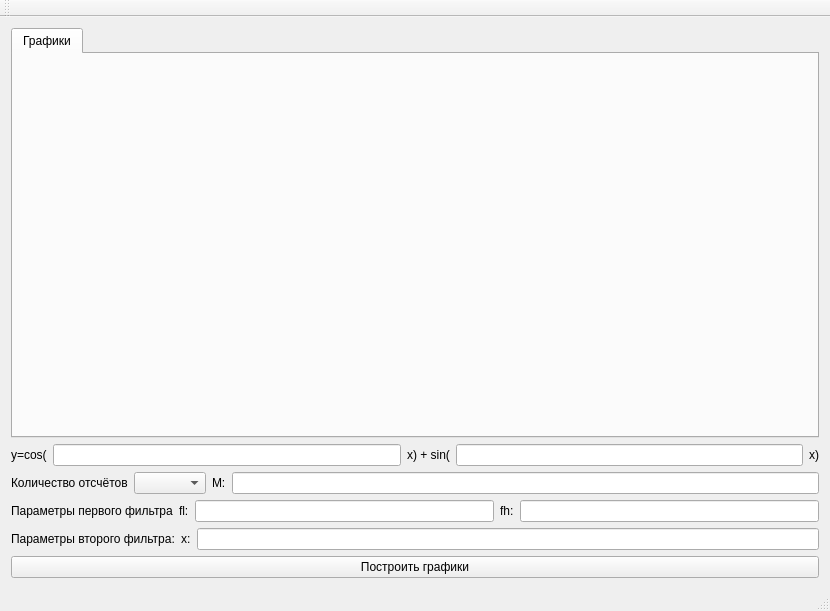
<?xml version="1.0" encoding="UTF-8"?>
<ui version="4.0">
 <class>MainWindow</class>
 <widget class="QMainWindow" name="MainWindow">
  <property name="geometry">
   <rect>
    <x>0</x>
    <y>0</y>
    <width>830</width>
    <height>611</height>
   </rect>
  </property>
  <property name="windowTitle">
   <string>MainWindow</string>
  </property>
  <widget class="QWidget" name="centralWidget">
   <layout class="QVBoxLayout" name="verticalLayout_5">
    <item>
     <widget class="QTabWidget" name="tabWidget">
      <property name="currentIndex">
       <number>0</number>
      </property>
      <widget class="QWidget" name="tab">
       <attribute name="title">
        <string>Графики</string>
       </attribute>
       <layout class="QVBoxLayout" name="verticalLayout">
        <item>
         <widget class="QCustomPlot" name="customPlot_5" native="true"/>
        </item>
        <item>
         <layout class="QHBoxLayout" name="horizontalLayout">
          <item>
           <widget class="QCustomPlot" name="customPlot" native="true"/>
          </item>
          <item>
           <widget class="QCustomPlot" name="customPlot_2" native="true">
            <zorder></zorder>
            <zorder>customPlot</zorder>
           </widget>
          </item>
         </layout>
        </item>
        <item>
         <layout class="QHBoxLayout" name="horizontalLayout_2">
          <item>
           <widget class="QCustomPlot" name="customPlot_3" native="true"/>
          </item>
          <item>
           <widget class="QCustomPlot" name="customPlot_4" native="true">
            <zorder>customPlot_3</zorder>
           </widget>
          </item>
         </layout>
        </item>
       </layout>
       <zorder></zorder>
       <zorder></zorder>
       <zorder>customPlot_5</zorder>
      </widget>
     </widget>
    </item>
    <item>
     <layout class="QHBoxLayout" name="horizontalLayout_3">
      <item>
       <widget class="QLabel" name="label">
        <property name="text">
         <string>y=cos(</string>
        </property>
       </widget>
      </item>
      <item>
       <widget class="QLineEdit" name="lineEdit"/>
      </item>
      <item>
       <widget class="QLabel" name="label_2">
        <property name="text">
         <string>x) + sin(</string>
        </property>
       </widget>
      </item>
      <item>
       <widget class="QLineEdit" name="lineEdit_2"/>
      </item>
      <item>
       <widget class="QLabel" name="label_3">
        <property name="text">
         <string>x)</string>
        </property>
       </widget>
      </item>
     </layout>
    </item>
    <item>
     <layout class="QHBoxLayout" name="horizontalLayout_4">
      <item>
       <widget class="QLabel" name="label_4">
        <property name="text">
         <string>Количество отсчётов</string>
        </property>
       </widget>
      </item>
      <item>
       <widget class="QComboBox" name="comboBox"/>
      </item>
      <item>
       <widget class="QLabel" name="label_5">
        <property name="text">
         <string>M:</string>
        </property>
       </widget>
      </item>
      <item>
       <widget class="QLineEdit" name="lineEdit_3"/>
      </item>
     </layout>
    </item>
    <item>
     <layout class="QHBoxLayout" name="horizontalLayout_10">
      <item>
       <widget class="QLabel" name="label_7">
        <property name="text">
         <string>Параметры первого фильтра</string>
        </property>
       </widget>
      </item>
      <item>
       <widget class="QLabel" name="label_6">
        <property name="text">
         <string>fl:</string>
        </property>
       </widget>
      </item>
      <item>
       <widget class="QLineEdit" name="lineEdit_4"/>
      </item>
      <item>
       <widget class="QLabel" name="label_8">
        <property name="text">
         <string>fh:</string>
        </property>
       </widget>
      </item>
      <item>
       <widget class="QLineEdit" name="lineEdit_5"/>
      </item>
     </layout>
    </item>
    <item>
     <layout class="QHBoxLayout" name="horizontalLayout_11">
      <item>
       <widget class="QLabel" name="label_9">
        <property name="text">
         <string>Параметры второго фильтра:</string>
        </property>
       </widget>
      </item>
      <item>
       <widget class="QLabel" name="label_10">
        <property name="text">
         <string>x:</string>
        </property>
       </widget>
      </item>
      <item>
       <widget class="QLineEdit" name="lineEdit_6"/>
      </item>
     </layout>
    </item>
    <item>
     <layout class="QHBoxLayout" name="horizontalLayout_5">
      <item>
       <widget class="QPushButton" name="pushButton">
        <property name="text">
         <string>Построить графики</string>
        </property>
       </widget>
      </item>
     </layout>
    </item>
   </layout>
  </widget>
  <widget class="QMenuBar" name="menuBar">
   <property name="geometry">
    <rect>
     <x>0</x>
     <y>0</y>
     <width>830</width>
     <height>21</height>
    </rect>
   </property>
  </widget>
  <widget class="QToolBar" name="mainToolBar">
   <attribute name="toolBarArea">
    <enum>TopToolBarArea</enum>
   </attribute>
   <attribute name="toolBarBreak">
    <bool>false</bool>
   </attribute>
  </widget>
  <widget class="QStatusBar" name="statusBar"/>
  <action name="createPlotsEvent">
   <property name="text">
    <string>createPlotsEvent</string>
   </property>
  </action>
 </widget>
 <layoutdefault spacing="6" margin="11"/>
 <customwidgets>
  <customwidget>
   <class>QCustomPlot</class>
   <extends>QWidget</extends>
   <header location="global">qcustomplot.h</header>
   <container>1</container>
  </customwidget>
 </customwidgets>
 <resources/>
 <connections>
  <connection>
   <sender>pushButton</sender>
   <signal>clicked()</signal>
   <receiver>createPlotsEvent</receiver>
   <slot>trigger()</slot>
   <hints>
    <hint type="sourcelabel">
     <x>414</x>
     <y>499</y>
    </hint>
    <hint type="destinationlabel">
     <x>-1</x>
     <y>-1</y>
    </hint>
   </hints>
  </connection>
 </connections>
</ui>
